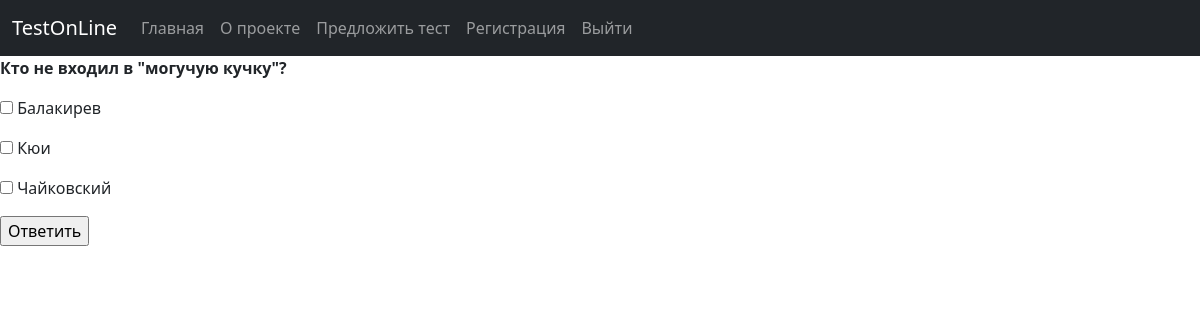
Screenshot of /passing?quiz_pk=5 (signed in) with the database file from the repository.
### quiz/models.py (models this page shows, shortened)
class Question(models.Model):
    quiz = models.ForeignKey(Quiz, on_delete=models.CASCADE, related_name='question', verbose_name='Название теста')
    text = models.TextField(default='', verbose_name='Вопрос')
    class Meta:
        verbose_name = 'Вопрос'
        verbose_name_plural = 'Вопросы'

class Answer(models.Model):
    STATUS = [
        ('right', 'Правильный'),
        ('wrong', 'Неправильный'),
    ]
    question = models.ForeignKey(Question, on_delete=models.CASCADE, related_name='answer', verbose_name='Вопрос')
    text = models.TextField(default='', verbose_name='Ответ')
    status = models.CharField(max_length=12, choices=STATUS, verbose_name='Правильный/Неправильный')
    class Meta:
        verbose_name = 'Ответ'
        verbose_name_plural = 'Ответы'

### quiz/views.py (the view, shortened to what this page needs)
# urls.py: path('passing', QuizPassingView.as_view(), name='passing'),
class QuizPassingView(LoginRequiredMixin, View):
    redirect_field_name = 'index'
    def get(self, request):
        quiz_pk = request.GET.get('quiz_pk')
        questions_queryset = Question.objects.filter(quiz_id=quiz_pk)  # вопросы для текущего теста
        if self.is_questions_for_quiz(questions_queryset):
            context = self.add_pagination(request, questions_queryset)
            questions_id = self.get_questions_id(questions_queryset)
            answers = self.get_answers_from_db(questions_id)
            answers_index_for_current_question = 0 if context['page'] is None else (int(context['page']) - 1)
            answers = answers[answers_index_for_current_question]
            context.update(quiz_pk=quiz_pk, answers=answers)
            context['menu'] = MENU
            return render(request, 'quiz/passing.html', context)
        return render(request, 'quiz/passing.html')
    def is_questions_for_quiz(self, questions_queryset):
        if len(questions_queryset):
            return True
        return False
    def get_questions_id(self, questions) -> tuple:
        questions_id = [question.id for question in questions]
        return tuple(questions_id)
    def get_answers_from_db(self, questions_id: tuple) -> tuple:
        answers = list()
        for question_id in questions_id:
            answers_queryset = Answer.objects.filter(question=question_id)  # все ответы на конкретный вопрос теста
            answers.append(tuple([answer for answer in answers_queryset]))
        return tuple(answers)
    def add_pagination(self, request, questions_queryset, page_number=None) -> dict:
        paginator = Paginator(questions_queryset, 1)
        if request.method == 'GET':
            page = request.GET.get('page')
        else:
            page = page_number
        try:
            questions = paginator.page(page)
        except PageNotAnInteger:
            questions = paginator.page(1)
        except EmptyPage:
            questions = paginator.page(paginator.num_pages)
        return {'page': page, 'questions': questions}

### quiz/templates/quiz/passing.html (shortened to what this page needs)
{% extends 'quiz/general.html' %}
{% block content %}
  {% if message %}
    <p>{{ message }}</p>
    {% include 'quiz/pagination.html' with page=questions %}
  {% elif questions %}
     <form method="post">
       {% for question in questions %}
       <p><b>{{ question.text }}</b></p>
         {% for answer in answers %}
         <p><input type="checkbox" name='input' value="{{page}},{{quiz_pk}},{{question.id}},{{answer.id}}">
             {{answer.text}}</p>
         {% endfor %}
      <p><input type="submit" value="Ответить"></p>
    {% endfor %}
     </form>
  {% else %}
    <p>Для данного теста пока нет вопросов.</p>
  {% endif %}
{% endblock %}

### rows the page displays
Question: text "Кто не входил в \"могучую кучку\"?"
Answer: text "Балакирев"
Answer: text "Кюи"
Answer: text "Чайковский"

### other values shown
{{ el.title }} "Главная" "О проекте" "Предложить тест"
